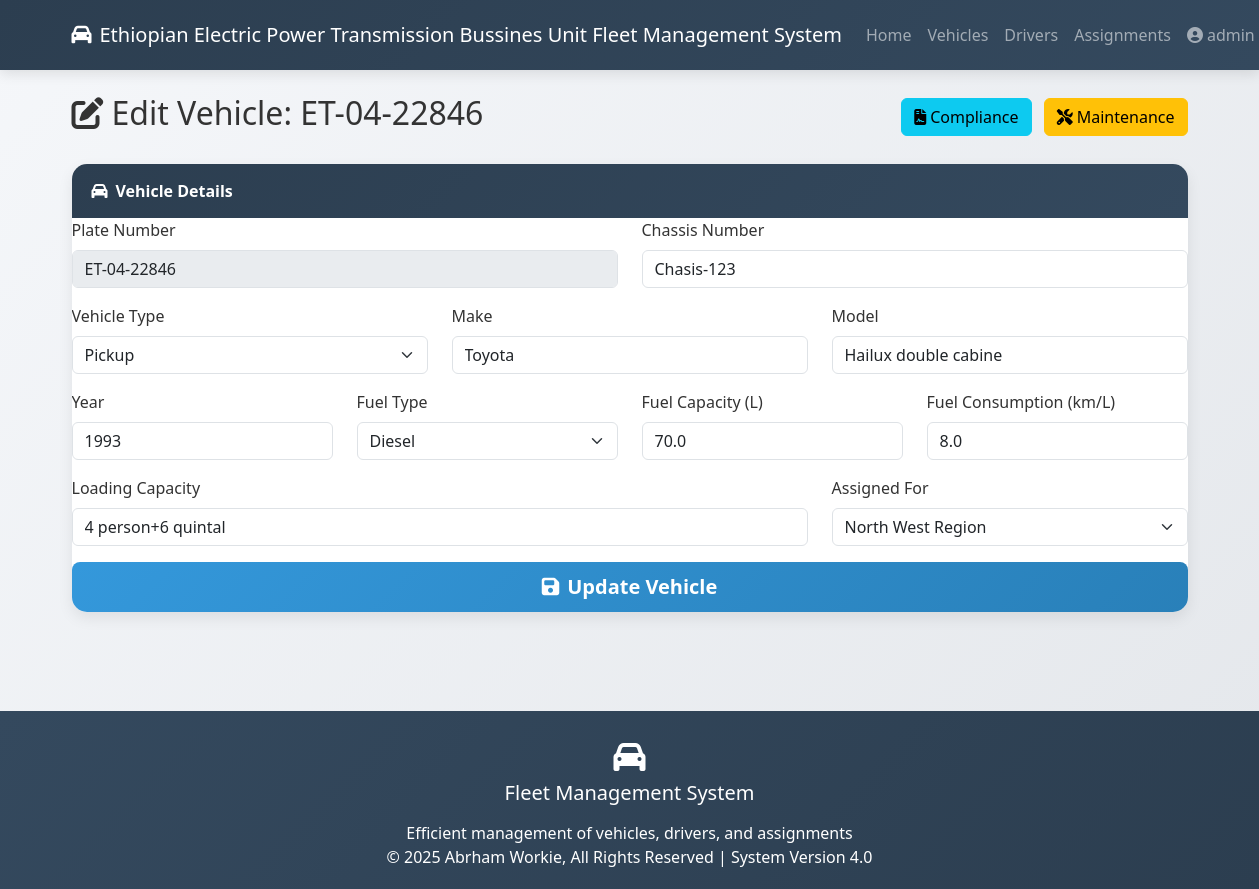
Screenshot of /vehicles/ET-04-22846 (signed in) with the database file from the repository.
### app.py (models this page shows)
class Vehicle(db.Model):
    plate_number = db.Column(db.String(20), primary_key=True)
    chasis = db.Column(db.String(50), unique=True, nullable=False)
    vehicle_type = db.Column(Enum(*VEHICLE_TYPES, name='vehicle_types'))
    make = db.Column(db.String(50))
    model = db.Column(db.String(50))
    year = db.Column(db.String(4))
    fuel_type = db.Column(Enum(*FUEL_TYPES, name='fuel_types'))
    fuel_capacity = db.Column(db.Float)
    fuel_consumption = db.Column(db.Float)
    loading_capacity = db.Column(db.String(100))
    assigned_for = db.Column(Enum(*ASSIGNMENT_TYPES, name='assignment_types'))
    compliance = db.relationship('Compliance', backref='vehicle', uselist=False)
    maintenance = db.relationship('Maintenance', backref='vehicle')
    assignments = db.relationship('Assignment', backref='vehicle')

### app.py (the view, shortened to what this page needs)
@app.route('/vehicles/<plate_number>', methods=['GET', 'POST'])
def edit_vehicle(plate_number):
    if 'user_id' not in session or session['role'] != 'admin':
        flash('Admin access required', 'danger')
        return redirect(url_for('login'))
    vehicle = Vehicle.query.get_or_404(plate_number)
    return render_template('edit_vehicle.html', vehicle=vehicle)

### app.py (called while the page is built, shortened)
@app.before_request
def create_tables():
    db.create_all()

### templates/edit_vehicle.html
{% extends "base.html" %}
{% block content %}
<div class="d-flex justify-content-between align-items-center mb-4">
    <h2><i class="fas fa-edit me-2"></i>Edit Vehicle: {{ vehicle.plate_number }}</h2>
    <div>
        <a href="/compliance/{{ vehicle.plate_number }}" class="btn btn-info me-2">
            <i class="fas fa-file-contract me-1"></i>Compliance
        </a>
        <a href="/maintenance/{{ vehicle.plate_number }}" class="btn btn-warning">
            <i class="fas fa-tools me-1"></i>Maintenance
        </a>
    </div>
</div>
<div class="dashboard-card">
    <div class="card-header">
        <i class="fas fa-car me-2"></i>Vehicle Details
    </div>
    <div class="card-body">
        <form method="POST" action="/vehicles/{{ vehicle.plate_number }}">
            <div class="row">
                <div class="col-md-6 mb-3">
                    <label class="form-label">Plate Number</label>
                    <input type="text" class="form-control" value="{{ vehicle.plate_number }}" disabled>
                </div>
                <div class="col-md-6 mb-3">
                    <label class="form-label">Chassis Number</label>
                    <input type="text" class="form-control" name="chasis" value="{{ vehicle.chasis }}" required>
                </div>
            </div>
            <div class="row">
                <div class="col-md-4 mb-3">
                    <label class="form-label">Vehicle Type</label>
                    <select class="form-select" name="vehicle_type" required>
                        {% for type in ['Pickup', 'Land Cruiser', 'Prado', 'V8', 'Hardtop', 'Minibus', 'Bus', 'Crane', 'ISUZU FSR', 'Other'] %}
                        <option value="{{ type }}" {% if vehicle.vehicle_type == type %}selected{% endif %}>{{ type }}</option>
                        {% endfor %}
                    </select>
                </div>
                <div class="col-md-4 mb-3">
                    <label class="form-label">Make</label>
                    <input type="text" class="form-control" name="make" value="{{ vehicle.make }}" required>
                </div>
                <div class="col-md-4 mb-3">
                    <label class="form-label">Model</label>
                    <input type="text" class="form-control" name="model" value="{{ vehicle.model }}" required>
                </div>
            </div>
            <div class="row">
                <div class="col-md-3 mb-3">
                    <label class="form-label">Year</label>
                    <input type="text" class="form-control" name="year" value="{{ vehicle.year }}" required>
                </div>
                <div class="col-md-3 mb-3">
                    <label class="form-label">Fuel Type</label>
                    <select class="form-select" name="fuel_type" required>
                        {% for type in ['Diesel', 'Benzin', 'Hybrid', 'Electric'] %}
                        <option value="{{ type }}" {% if vehicle.fuel_type == type %}selected{% endif %}>{{ type }}</option>
                        {% endfor %}
                    </select>
                </div>
                <div class="col-md-3 mb-3">
                    <label class="form-label">Fuel Capacity (L)</label>
                    <input type="number" class="form-control" name="fuel_capacity" value="{{ vehicle.fuel_capacity or 0 }}" step="5">
                </div>
                <div class="col-md-3 mb-3">
                    <label class="form-label">Fuel Consumption (km/L)</label>
                    <input type="number" class="form-control" name="fuel_consumption" value="{{ vehicle.fuel_consumption or 0 }}" step="1">
                </div>
            </div>
            <div class="row">
                <div class="col-md-8 mb-3">
                    <label class="form-label">Loading Capacity</label>
                    <input type="text" class="form-control" name="loading_capacity" value="{{ vehicle.loading_capacity }}">
                </div>
                <div class="col-md-4 mb-3">
                    <label class="form-label">Assigned For</label>
                    <select class="form-select" name="assigned_for" required>
                        {% for type in ['Program Office I', 'Program Office II', 'Program Office III', 'Program Office IV', 'Central I Region', 'Central II Region', 'Central III Region','North Region','North East I Region','North East II Region','North West Region','West Region','South West Region','South I Region','South II Region','East I Region','East II Region','Region Coordination Office', 'Load Dispatch Center', 'Other'] %}
                        <option value="{{ type }}" {% if vehicle.assigned_for == type %}selected{% endif %}>{{ type }}</option>
                        {% endfor %}
                    </select>
                </div>
            </div>
            <div class="d-grid">
                <button type="submit" class="btn btn-primary btn-lg">
                    <i class="fas fa-save me-2"></i>Update Vehicle
                </button>
            </div>
        </form>
    </div>
</div>
{% endblock %}

### templates/base.html (style rules this page uses)
:root { --primary: #2c3e50; --secondary: #3498db; --accent: #e74c3c; --light: #ecf0f1; --dark: #34495e; --success: #27ae60; --warning: #f39c12; --info: #2980b9; }
body { background: linear-gradient(135deg, #f5f7fa, #e4e7eb); font-family: 'Segoe UI', Tahoma, Geneva, Verdana, sans-serif; min-height: 100vh; color: #333; }
.dashboard-card { border-radius: 15px; box-shadow: 0 6px 15px rgba(0, 0, 0, 0.08); transition: all 0.3s ease; overflow: hidden; background: white; border: none; margin-bottom: 25px; }
.card-header { background: linear-gradient(135deg, var(--primary), var(--dark)); color: white; font-weight: 600; padding: 15px 20px; border-bottom: none; }
.btn-primary { background: linear-gradient(135deg, var(--secondary), var(--info)); border: none; padding: 10px 20px; font-weight: 600; transition: all 0.3s ease; }

### rows the page displays
Vehicle: plate_number "ET-04-22846", chasis "Chasis-123", vehicle_type "Pickup", make "Toyota", model "Hailux double cabine", year "1993", fuel_type "Diesel", fuel_capacity "70.0", fuel_consumption "8.0", loading_capacity "4 person+6 quintal", assigned_for "North West Region"

### other values shown
{{ session['username'] }} "admin"
